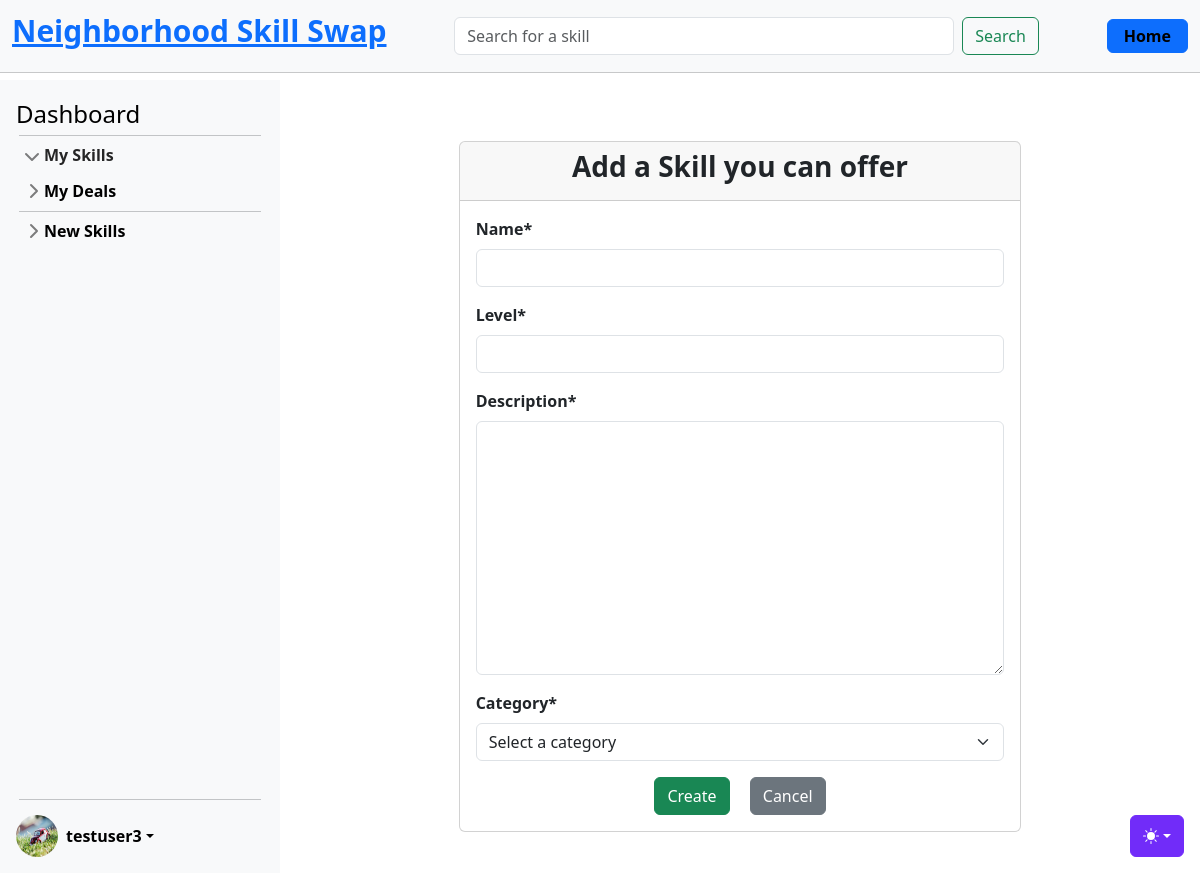
/skills/new/ (signed in), run on the app's committed database.
### accounts/models.py (models this page shows, shortened)
class CustomUser(AbstractUser):
    age = models.PositiveIntegerField(null=True, blank=True)

class UserProfile(models.Model):
    user = models.OneToOneField(
        CustomUser, on_delete=models.CASCADE, related_name="profile"
    )  # A one-to-one link to the user model
    profile_image = models.ImageField(
        upload_to="profile_images/", null=True, blank=True
    )  # A field to upload a profile image
    location = models.CharField(
        max_length=255, blank=True
    )  # Information about where the user is located (could be a city, region, or specific address)
    bio = models.TextField(
        max_length=500, blank=True
    )  # A short biography or description about the user.
    phone_number = models.CharField(
        max_length=20, blank=True
    )  # A phone number for contact purposes
    skills_offered = models.TextField(
        max_length=500, blank=True
    )  # A field to summarize the skills the user offers
    availability = models.CharField(
        max_length=255, blank=True
    )  # Information about the user's general availability (e.g., evenings, weekends)
    credits = models.IntegerField(
        default=0
    )  # Field to store the number of credits a user has

### skills/models.py (models this page shows)
class Category(models.Model):
    name = models.CharField(max_length=100, unique=True, blank=False)
    def __str__(self):
        return self.name

### skills/views_skills.py (the view, shortened to what this page needs)
# urls.py: path("new/", SkillCreateView.as_view(), name="skill_new"),
class SkillCreateView(LoginRequiredMixin, CreateView):
    model = Skill
    form_class = SkillForm
    template_name = "skills/skill_create.html"
    context_object_name = "skill"
    def dispatch(self, request: HttpRequest, *args: str, **kwargs: str) -> HttpResponse:
        self.request_path = request.path
        return super().dispatch(request, *args, **kwargs)
    def get_form(self, form_class=None):
        form = super().get_form(form_class)
        if self.request_path == "/skills/new/wanted/":
            form.fields.pop("level")
            form.fields.pop("description")
        return form

### skills/forms.py
class SkillForm(forms.ModelForm):
    class Meta:
        model = Skill
        fields = ["name", "level", "description", "category"]
    category = forms.ModelChoiceField(
        queryset=Category.objects.all(), empty_label="Select a category"
    )

### templates/skills/skill_create.html (shortened to what this page needs)
{% extends 'base.html' %}
{% load crispy_forms_tags %}
{% block content %}
<div class="container mt-5">
    <div class="row justify-content-center">
        <div class="col-md-8">
            <div class="card">
                <div class="card-header">
                    {% if request.path == '/skills/new/' %}
                        <h3 class="card-title text-center">Add a Skill you can offer</h3>
                    {% else %}
                        <h3 class="card-title text-center">Add a Skill you need</h3>
                    {% endif %}
                </div>
                <div class="card-body">
                    <form action="" method="post">
                        {{ form|crispy }}
                        <div class="text-center mt-3">
                            <button type="submit" class="btn btn-success mx-2">Create</button>
                            {% if request.path == '/skills/new/' %}
                                <a href="{% url 'skills' 'offered' %}" class="btn btn-secondary mx-2">Cancel</a>
                            {% else %}
                                <a href="{% url 'skills' 'wanted' %}" class="btn btn-secondary mx-2">Cancel</a>
                            {% endif %}
                        </div>
                    </form>
                </div>
            </div>
        </div>
    </div>
</div>
{% endblock %}

### templates/partials/_sidebar.html (shortened to what this page needs)
{% load static %}
<div class="sidebar d-flex flex-column flex-shrink-0 p-3 bg-body-tertiary" style="width: 280px;">
    <a href="{% url 'dashboard' user.id %}" class="d-flex align-items-center mb-3 mb-md-0 me-md-auto link-body-emphasis text-decoration-none">
        <span class="fs-4">Dashboard</span>
    </a>
    <hr>
    <ul class="list-unstyled ps-0">
        <li class="mb-1">
            <button class="btn btn-toggle d-inline-flex align-items-center rounded border-0 collapsed" data-bs-toggle="collapse" data-bs-target="#home-collapse" aria-expanded="true">
                My Skills
            </button>
        </li>
        <li class="mb-1">
            <button class="btn btn-toggle d-inline-flex align-items-center rounded border-0 collapsed" data-bs-toggle="collapse" data-bs-target="#dashboard-collapse" aria-expanded="false">
                My Deals
            </button>
        </li>
        <hr>
        <li class="mb-1">
            <button class="btn btn-toggle d-inline-flex align-items-center rounded border-0 collapsed" data-bs-toggle="collapse" data-bs-target="#orders-collapse" aria-expanded="false">
                New Skills
            </button>
        </li>
    </ul>
    <div class="dropdown mt-auto">
        <hr style="margin-bottom: 15px;">
        <a href="#" class="d-flex align-items-center link-body-emphasis text-decoration-none dropdown-toggle" data-bs-toggle="dropdown" aria-expanded="false">
            {% if user.is_authenticated %}
                {% if user.profile.profile_image %}
                    <img src="{{ user.profile.profile_image.url }}" alt="" width="42" height="42" class="rounded-circle me-2">
                {% else %}
                    <img src="{% static 'img/default_pic.jpg' %}" alt="" width="42" height="42" class="rounded-circle me-2">
                {% endif %}
                <strong>{{ user.username }}</strong>
            {% else %}
                <strong>User</strong>
            {% endif %}
        </a>
    </div>
</div>

### static/css/sidebars.css (style rules this page uses)
body { min-height: 100vh; min-height: -webkit-fill-available; }
html { height: -webkit-fill-available; }
.dropdown-toggle { outline: 0; }
.btn-toggle { padding: .25rem .5rem; font-weight: 600; color: var(--bs-emphasis-color); background-color: transparent; }
.btn-toggle::before { width: 1.25em; line-height: 0; transition: transform .35s ease; transform-origin: .5em 50%; }
.btn-toggle[aria-expanded="true"] { color: rgba(var(--bs-emphasis-color-rgb), .85); }
.btn-toggle[aria-expanded="true"]::before { transform: rotate(90deg); }

### static/css/main.css (style rules this page uses)
hr { margin: 3px; }
.sidebar { position: fixed; top: 80px; left: 0; bottom: 0; width: 280px; padding: 20px; background-color: #f8f9fa; overflow-y: auto; z-index: 1000; }
label { font-weight: bold; }

### static/css/dashboard.css (style rules this page uses)
.card-title { font-weight: bold; }

### data on the page
CustomUser: profile.profile_image (picture), username "testuser3"
